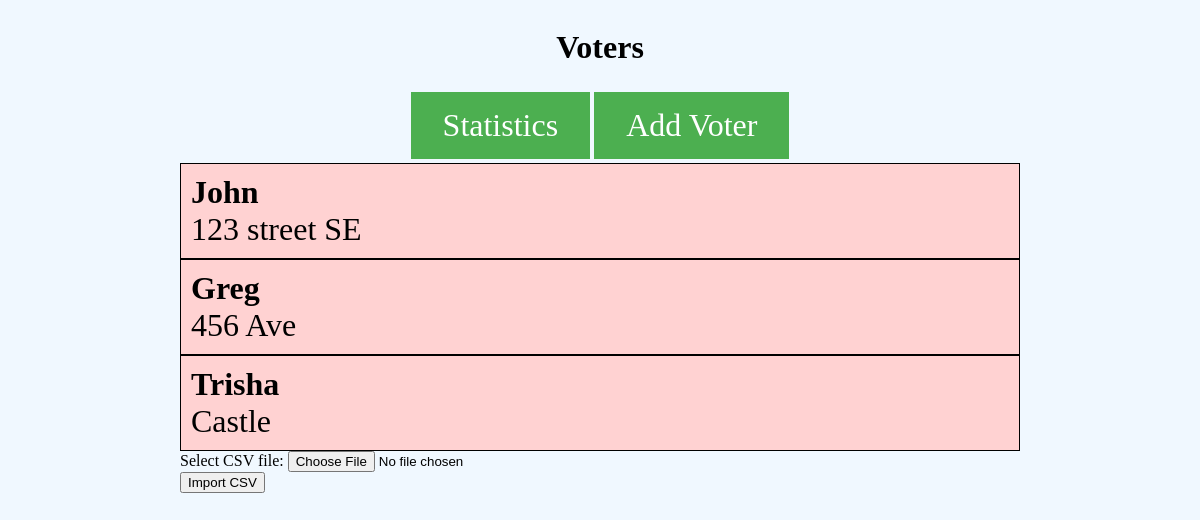
The page /list/ on the database as committed earlier.
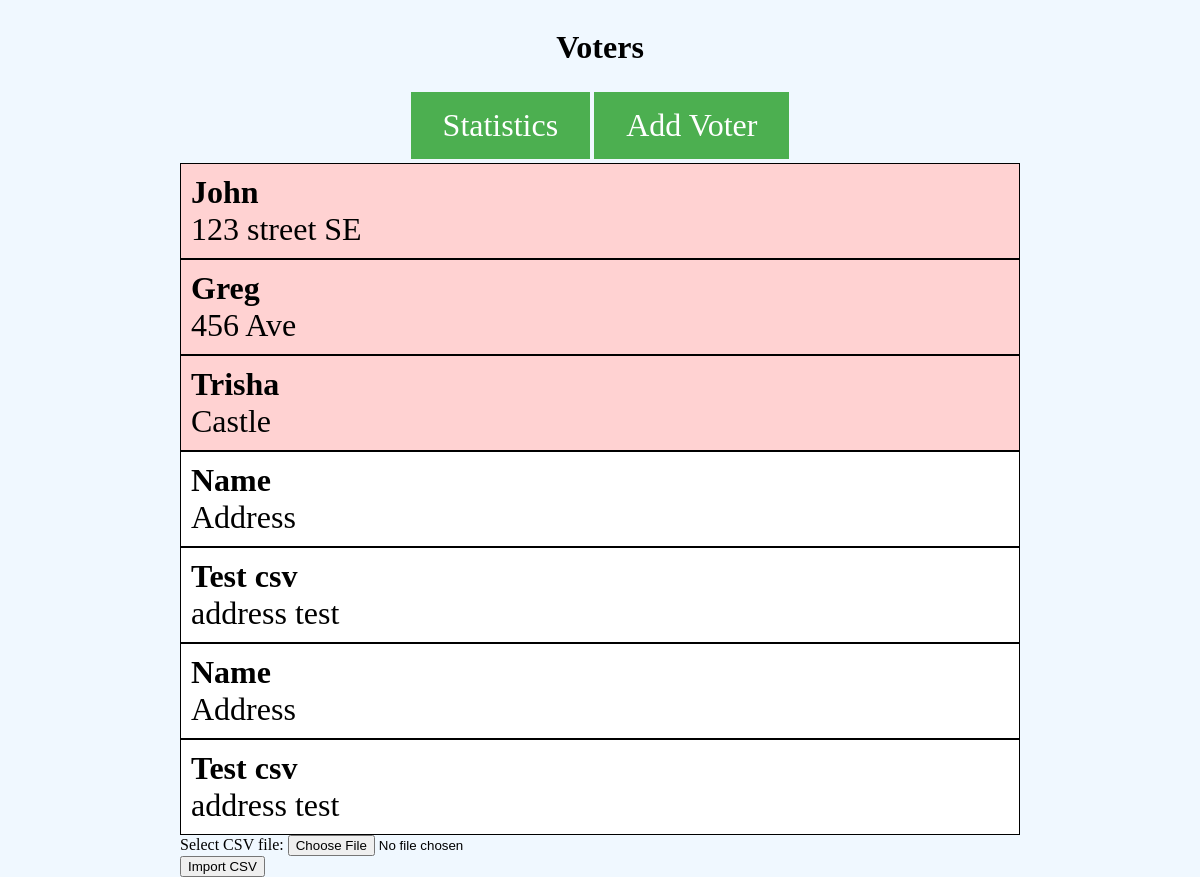
The same page on the database as committed later.
### votehelperapp/models.py (models this page shows)
class Voter(models.Model):
    id = models.UUIDField(primary_key=True, default=uuid.uuid4, editable=False)
    name = models.TextField()
    address = models.TextField()
    decision = models.CharField(max_length=20, blank=True)
    notes = models.TextField(blank=True)

### votehelperapp/views.py (the view)
# urls.py: path('list/', views.VoterList.as_view(), name='voterlist'),
class VoterList(ListView):
    template_name = "voterlist.html"
    model = Voter

### votehelperapp/templates/voterlist.html (shortened to what this page needs)
<!DOCTYPE html>
<html lang="en">
<head>
    {% load static %}
    <link rel="stylesheet" type="text/css" href="{% static 'liststyle.css' %}">
</head>
<body>
    <div style="text-align:center;">
        <h1>Voters</h1>
    </div>
    <div class='center'>
        <a href="{% url 'stats' %}" id="statsbutton">Statistics</a>
        <a href="{% url 'create' %}" id="statsbutton">Add Voter</a>
    </div>
    <div class="voter-list">
        {% for voter in object_list %}
            {% if voter.decision %}
                <a style="background-color: #ffd2d2" href="{% url 'survey' %}?id={{ voter.id }}"><b>{{ voter.name }}</b><br>{{ voter.address }}</a>
            {% else %}
                <a href="{% url 'survey' %}?id={{ voter.id }}"><b>{{ voter.name }}</b><br>{{ voter.address }}</a>
            {% endif %}
        {% endfor %}
    </div>
    <form action="{% url 'import_csv' %}" method="post" enctype="multipart/form-data">
        <div>
            <label for="csv_file">Select CSV file:</label>
            <input type="file" id="csv_file" name="csv_file" accept=".csv" required>
        </div>
        <div>
            <input type="submit" value="Import CSV">
        </div>
    </form>
</body>
</html>

### votehelperapp/static/liststyle.css (style rules this page uses)
html { height: 100%; display: flex; justify-content: center; }
body { width: 70%; display: block; font-size: 1em; background-color: aliceblue; }
.center { display: flex; justify-content: center; align-items: center; }
.voter-list { width: 100%; font-size: 2em; }
.voter-list a { background-color: #ffffff; color: black; display: block; padding: 10px; text-decoration: none; border-style: solid; border-width: thin; box-sizing: border-box; }
#statsbutton { text-decoration: none; background-color: #4CAF50; border: none; color: white; padding: 15px 32px; text-align: center; text-decoration: none; display: inline-block; font-size: 2em; margin: 4px 2px; cursor: pointer; }

Rows that differ between the two databases and show on the page:
added Voter: name "Name", address "Address"
added Voter: name "Test csv", address "address test"
added Voter: name "Name", address "Address"
added Voter: name "Test csv", address "address test"
